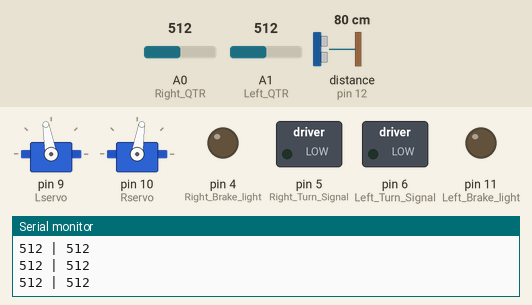
The sketch below on a simulated Arduino Uno, built with avr-gcc and run on an emulated ATmega328P. On the bench: 2 × servo, switched loads named in the sketch (green lamp = pin HIGH), output pins drawn as LEDs (lit = HIGH), the last lines printed to the serial monitor. Inputs (shaded band) come from the test bench; at power-on: A0 (Right_QTR) = 512, distance to the obstacle (sensor on pin 12) 80 cm, A1 (Left_QTR) = 512.

Above: at 1.2 s.
1.3 s: A0 (Right_QTR) set to 989
4.3 s: A0 (Right_QTR) set to 1013
At 5.2 s:
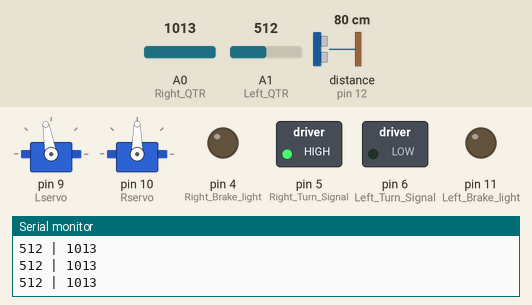
5.8 s: distance to the obstacle (sensor on pin 12) set to 18 cm
8.8 s: distance to the obstacle (sensor on pin 12) set to 14 cm
At 9.1 s:
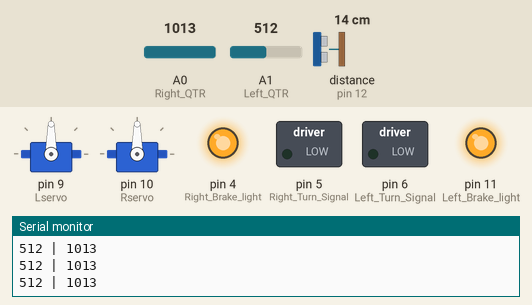
10.3 s: distance to the obstacle (sensor on pin 12) set to 299 cm
At 10.8 s:
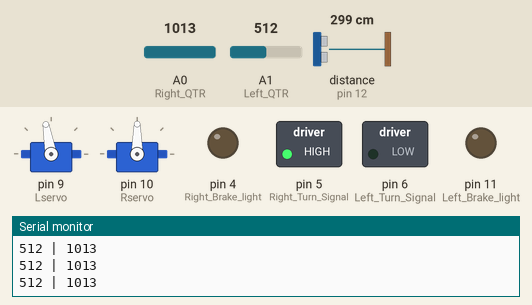
13.3 s: A1 (Left_QTR) set to 992
14.8 s: A1 (Left_QTR) set to 1018
At 15.9 s:
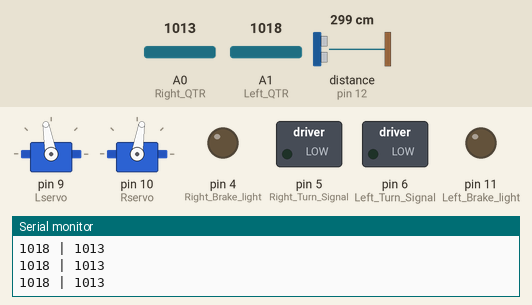
Timing chart, 0 to 17.3 s (numbered marks = the images above; inputs shaded):
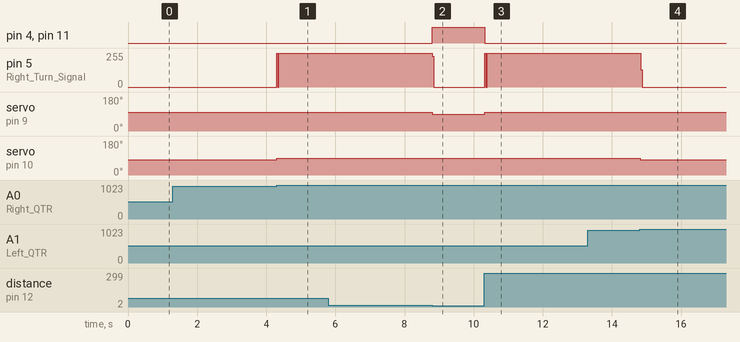

Measured:
- the behaviour switches between 1000 and 1001 on A0 (Right_QTR) (found by bisection; images 0 and 1)
- the behaviour switches between 16 and 15 cm on distance to the obstacle (sensor on pin 12) (found by bisection; images 1 and 2)
- the behaviour switches between 999 and 1000 on A1 (Left_QTR) (found by bisection; images 3 and 4)
- after the input at 4.3 s, pin 5 (Right_Turn_Signal): 0/255 → 255/255 at once; servo on pin 10 (Rservo): 81° → 90° at once
- after the input at 8.8 s, pin 4 (Right_Brake_light), pin 11 (Left_Brake_light): LOW → HIGH at once; pin 5 (Right_Turn_Signal): 255/255 → 0/255 at once; servo on pin 9 (Lservo): 100° → 90° at once
- after the input at 10.3 s, pin 4 (Right_Brake_light), pin 11 (Left_Brake_light): HIGH → LOW at once; pin 5 (Right_Turn_Signal): 0/255 → 255/255 at once; servo on pin 9 (Lservo): 90° → 100° at once
- after the input at 14.8 s, pin 5 (Right_Turn_Signal): 255/255 → 0/255 at once; servo on pin 10 (Rservo): 90° → 81° at once

The sketch:

Arduino_Robot_Code.ino
```cpp
 #include <Ultrasonic.h>
Ultrasonic ultrasonic(13, 12);

#include <Servo.h>
Servo Lservo;  // 90 - 180 (stop - full)
Servo Rservo;  // 0 - 90 (full - stop)

void setup() {

  pinMode(A0, INPUT); //Right QTR
  Serial.begin(9600);
  pinMode(A1, INPUT); //Left QTR
  Serial.begin(9600);

  Lservo.attach(9);
  Rservo.attach(10);

  pinMode(11, OUTPUT); //Left Brake light
  pinMode(4, OUTPUT); //Right Brake light
  pinMode(6, OUTPUT); //Left Turn Signal
  pinMode(5, OUTPUT); //Right Turn Signal

}

void loop() {

  int UltraDist = ultrasonic.read();
  int LeftQTR = analogRead(A1);
  int RightQTR = analogRead(A0);

  if (UltraDist <= 15){
    digitalWrite(11, HIGH);
    digitalWrite(4, HIGH);
    digitalWrite(6, LOW);
    digitalWrite(5, LOW);
    Lservo.write(90);
    Rservo.write(90);
  }
  else{
    digitalWrite(11, LOW);
    digitalWrite(4, LOW);
    digitalWrite(6, LOW);
    digitalWrite(5, LOW);
    if (LeftQTR > 1000 && RightQTR < 1000){ //left QTR hits black
      digitalWrite(6, HIGH);
      digitalWrite(5, LOW);
      Lservo.write(90);
      Rservo.write(81);

    }
    else if (LeftQTR < 1000 && RightQTR > 1000){ //right QTR hits black
      digitalWrite(6, LOW);
      digitalWrite(5, HIGH);
      Lservo.write(100);
      Rservo.write(90);


    }
    else{
      digitalWrite(6, LOW);
      digitalWrite(5, LOW);
      Lservo.write(100);
      Rservo.write(81);
    }
  }
  Serial.print(LeftQTR);//RightQTR);
  Serial.print(" | ");
  Serial.println(RightQTR);

}
```
